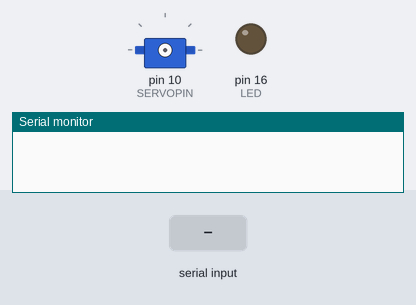
This sketch was run on a simulated Arduino Uno, built with avr-gcc and run on an emulated ATmega328P. On the bench: servo, output pins drawn as LEDs (lit = HIGH), the last lines printed to the serial monitor. Dashed ring = blinking. The inputs (shaded band) are chosen by the test bench.

Above: at 1.2 s.
1.3 s: "30,150\n" received over Serial
At 5.1 s:
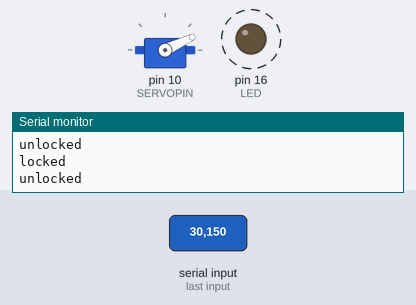
8.8 s: "1\n" received over Serial
At 11.5 s:
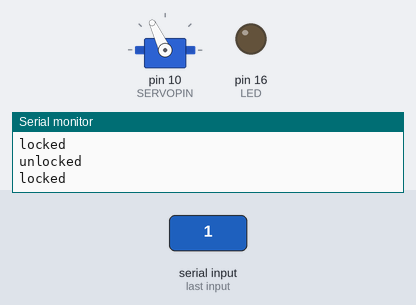
11.8 s: "0\n" received over Serial
At 12.2 s:
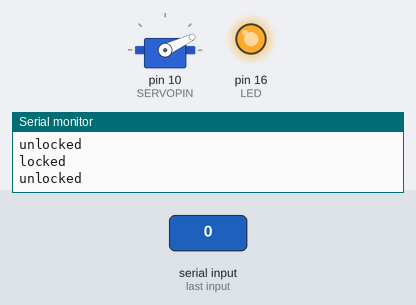
Timing chart, 0 to 14.8 s (numbered marks = the images above; inputs shaded):
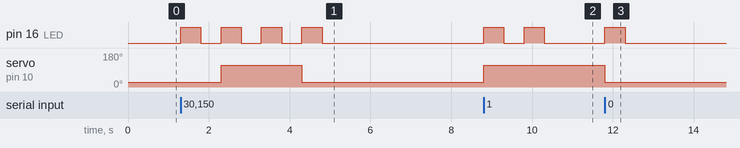

The sketch:

Hack.ino
```cpp
//MuddHacks Project
//Auto-Unlock Door
//Team Members: Nathan Miller, Eric Mueller, Rohan Nagpal, Vai Viswanathan

// 0 is the command for unlocked
// 1 is command for locked
//2 is command for getState


#include <Servo.h>
#define SERVOPIN 10
#define LED 16

boolean locked = true; //whether the door is locked or not
int piRead; //stores the input from raspberry pi
Servo servo;
int lockNum = 115; //servo value to lock door
int unlockNum = 25; //servo value to unlock door


void setup(){
  Serial.begin(9600); // begins 9600 baud
}

void loop()
{
  handleInput();
}

void handleInput(){ //handles input from raspberry pi
  if (Serial.available()){ //checks to see if there is a reading from the pi
    piRead = Serial.read() - '0';
    if(piRead == 0){
      unlock();
    }
    if(piRead == 1){
      lock();
    }
    if(piRead == 2){
      returnState();
    }
  }

}

void initServo(){ //initializes servo
  pinMode(SERVOPIN, OUTPUT);
  servo.attach(SERVOPIN);
}

void turnServo(int deg){ //rotates servo to designated degrees
  initServo();
  servo.write(deg);
}

void returnState(){ //returns the locked/unlocked state of door
  delay(500);
  Serial.println(locked);
}

void unlock(){ //unlocks door
  if(locked){ //checks to see if the door is locked
    right();
    locked = false;
    Serial.println("unlocked"); //resets the lock variable
    generateFlash(1); //flashes LED
  }
  else{
    Serial.println("error"); //returns error if already unlocked
  }
}

void lock(){
  if(locked == false){ //checks to see if door is unlocked
    left();
    locked = true;
    Serial.println("locked"); //resets lock variable
    generateFlash(2); //flashes LED twice
  }
  else{
    Serial.println("error"); //returns error if already locked
  }
}

void right() //turns motor right
{
  turnServo(unlockNum);
}

void left() //turns motor left
{
  turnServo(lockNum);
}

void generateFlash(int num) {
  pinMode(LED, OUTPUT);
  for (int i=0; i < num; i++){
    digitalWrite(LED, HIGH);
    delay(500);
    digitalWrite(LED, LOW);
    delay(500);
  }
}
```

Measured:
- after the input at 1.3 s, pin 16 (LED): alternates HIGH for 0.50 s and LOW for 0.50 s, 8 changes in all, then stays LOW, starting at once; servo on pin 10 (SERVOPIN): 25° → 115° after 1.0 s, → 25° 2.0 s later
- after the input at 8.8 s, pin 16 (LED): alternates HIGH for 0.50 s and LOW for 0.50 s, 4 changes in all, then stays LOW, starting at once; servo on pin 10 (SERVOPIN): 25° → 115° at once
- after the input at 11.8 s, pin 16 (LED): LOW → HIGH at once, → LOW 0.50 s later; servo on pin 10 (SERVOPIN): 115° → 25° at once
